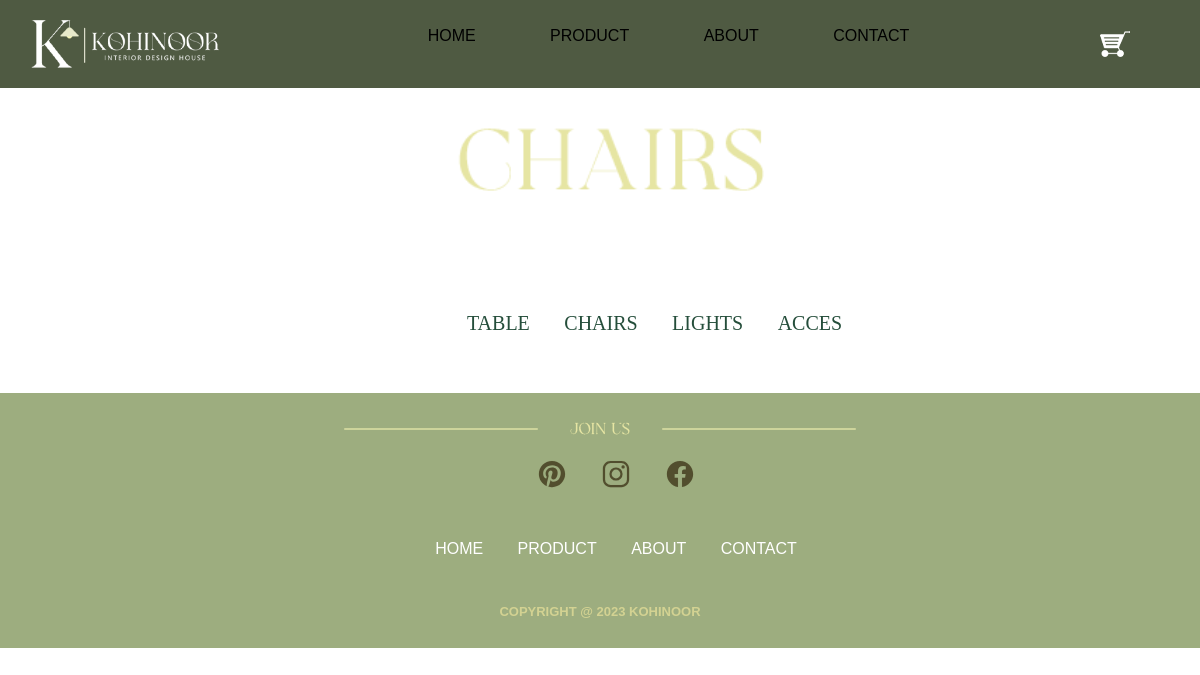
The app's page /chairs.php, older data.
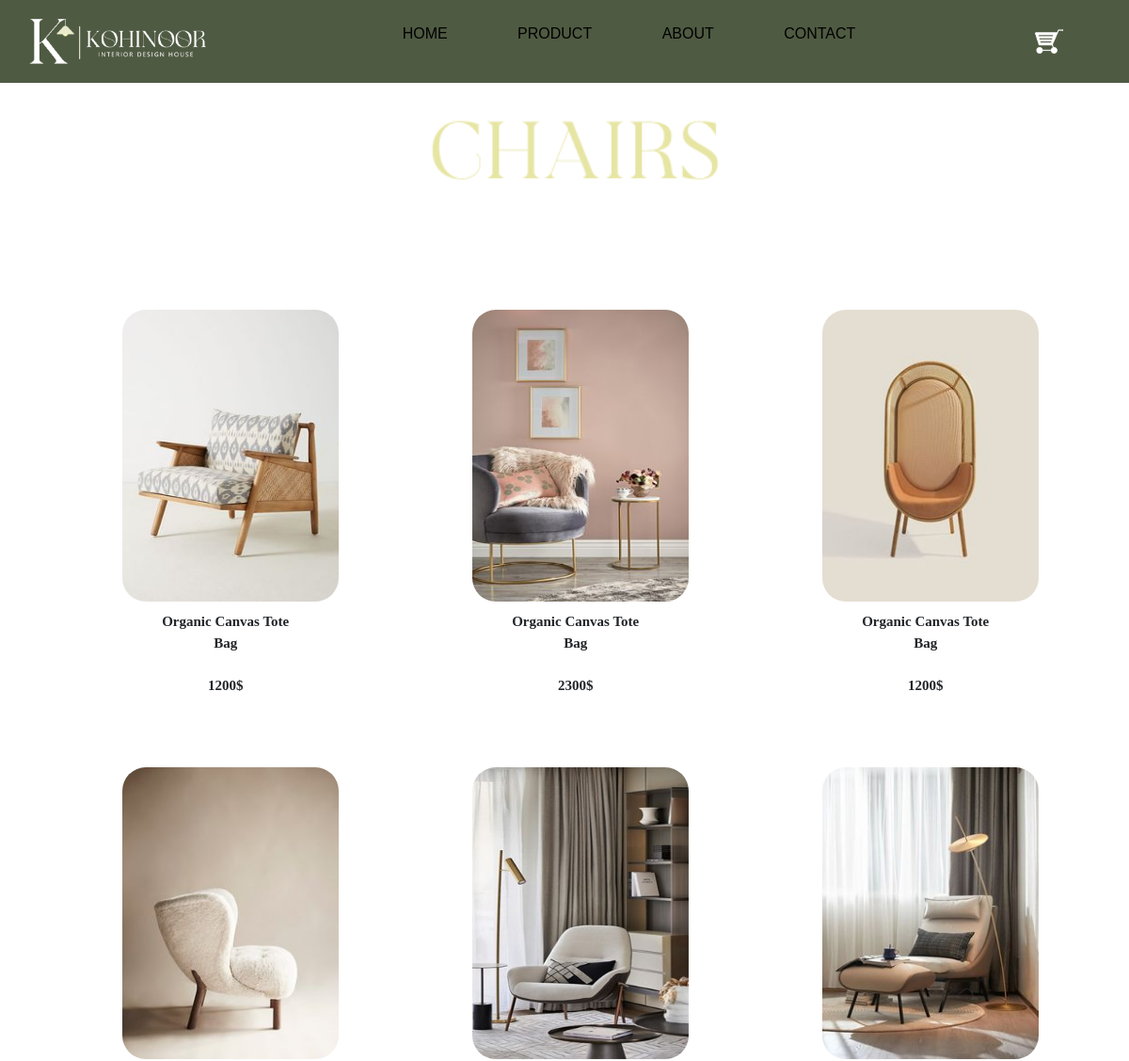
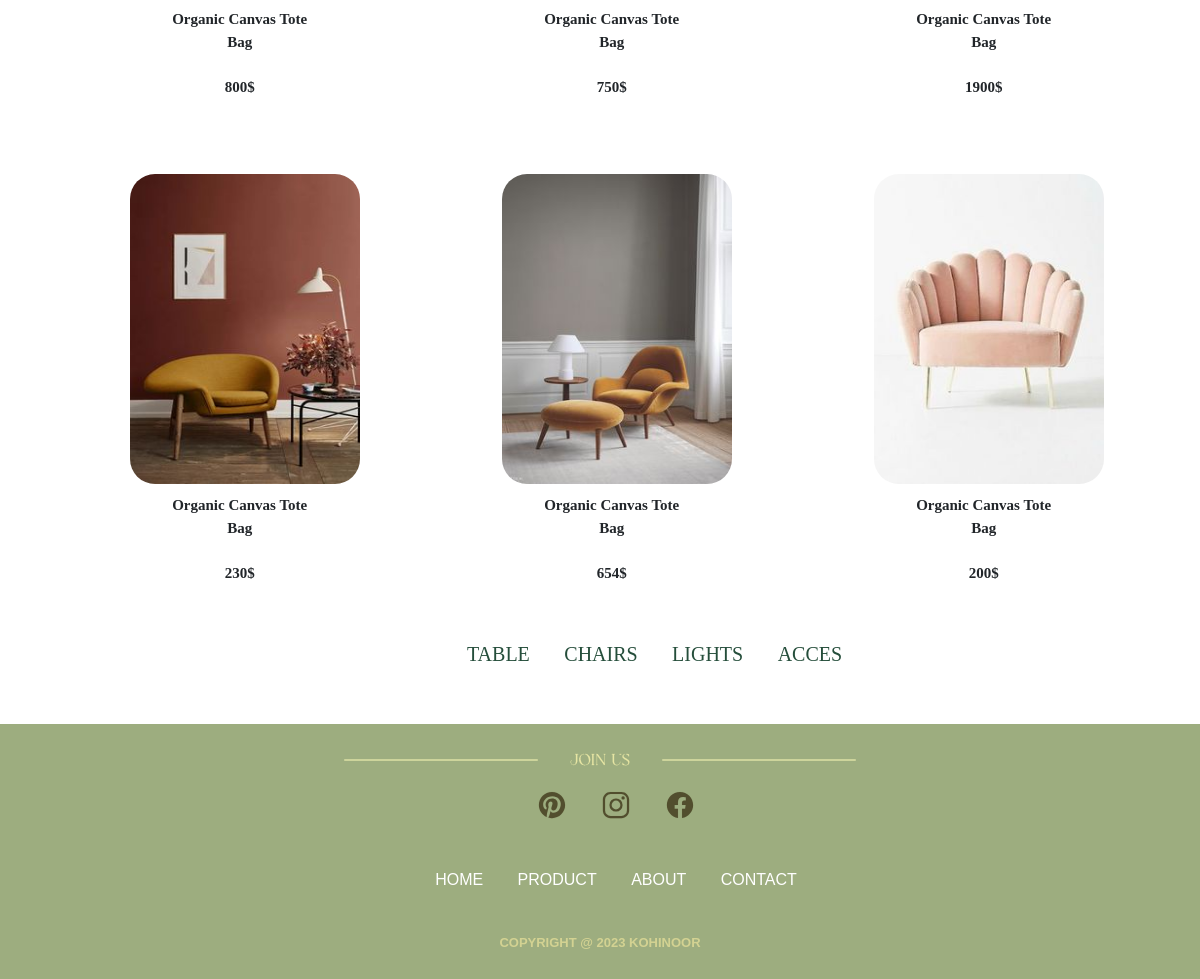
The same page, newer data (2 pictures, top to bottom).
### tables this page shows
CREATE TABLE `products` (
  `id` int(255) NOT NULL,
  `img` varchar(255) NOT NULL,
  `name` varchar(255) NOT NULL,
  `title` varchar(255) NOT NULL,
  `description` varchar(255) NOT NULL,
  `prix` int(255) NOT NULL,
  `categorie` varchar(255) NOT NULL
);

### chairs.php (the view, shortened to what this page needs)
<?php
@include('connexion.php');
$query = "SELECT * FROM products WHERE categorie = 'chairs'";
$result = mysqli_query($conn, $query);
?>
<!DOCTYPE html>
<html lang="en">
<head>
    <?php @include_once('header.php'); ?>
</head>
<body>
    <div>
        <?php @include_once('navbar.php'); ?>
    </div>
    <div>
        <img src="images/chairs.png" class="product">
    </div>
    <div class="product-img">
        <div class="container">
            <div class="row">
                <?php
                if ($result) {
                    $count = 0;
                    while ($row = mysqli_fetch_assoc($result)) {
                        if ($count % 3 == 0) {
                            echo '<div class="row">';
                        }
                        echo '<div class="col-sm-4">';
                        echo '<a href="product-description.php?id=' . $row['id'] . '"><img src="images/' . $row['img'] . '" alt=""></a>';
                        echo '<p class="par">' . $row['title'] . '<br><br>' . $row['prix'] ."$". '</p>';
                        echo '</div>';
                        $count++;
                        if ($count % 3 == 0) {
                            echo '</div>';
                        }
                    }
                }
                ?>
            </div>
        </div>
    </div>
    <br>
    <div class="menu-product">
        <ul class="menu">
            <li><a href="tables.php">TABLE</a></li>
            <li><a href="chairs.php">CHAIRS</a></li>
            <li><a href="lights.php">LIGHTS</a></li>
            <li><a href="acces.php">ACCES</a></li>
            <br>
            <br>
        </ul>
    </div>
</body>
<?php @include_once('footer.php'); ?>
</html>

Row changes from the older to the newer data that the page shows:
added products: img (picture), title "Organic Canvas Tote Bag", prix "1200"
added products: img (picture), title "Organic Canvas Tote Bag", prix "2300"
added products: img (picture), title "Organic Canvas Tote Bag", prix "1200"
added products: img (picture), title "Organic Canvas Tote Bag", prix "800"
added products: img (picture), title "Organic Canvas Tote Bag", prix "750"
added products: img (picture), title "Organic Canvas Tote Bag", prix "1900"
added products: img (picture), title "Organic Canvas Tote Bag", prix "230"
added products: img (picture), title "Organic Canvas Tote Bag", prix "654"
added products: img (picture), title "Organic Canvas Tote Bag", prix "200"
